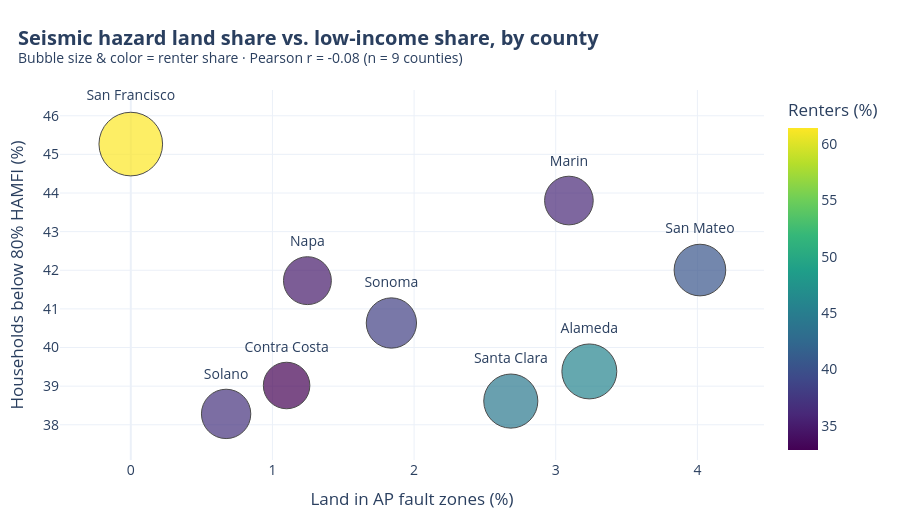

Notebook source saved alongside this figure:
### Markdown cell above
## Seismic Hazard Land Share to Low Income
Each bubble is one county. The x-axis is the % of the county’s land inside AP fault zones. The y-axis is the % of households earning below 80% of the area median income

### Code cell
cty = counties[["NAME","geometry"]].copy(); cty["km2"] = cty.area/1e6
ov = gpd.overlay(cty, ap_union, how="intersection"); ov["ap_km2"] = ov.area/1e6
cty = cty.merge(ov[["NAME","ap_km2"]], on="NAME", how="left").fillna({"ap_km2":0})
cty["pct_ap"] = 100*cty["ap_km2"]/cty["km2"]
bay_income["renter_pct"] = 100*bay_income["T8_est68"]/bay_income["T8_est1"]
cty = cty.merge(bay_income[["county","Percent below 80%","renter_pct"]], left_on="NAME", right_on="county")

r = np.corrcoef(cty["pct_ap"], cty["Percent below 80%"])[0, 1]
fig = px.scatter(cty, x="pct_ap", y="Percent below 80%", size="renter_pct", color="renter_pct",
                 text="NAME", size_max=45, color_continuous_scale="Viridis", hover_name="NAME",
                 hover_data={"NAME":False, "pct_ap":":.2f", "Percent below 80%":":.1f",
                             "renter_pct":":.1f", "ap_km2":":.1f"},
                 labels={"pct_ap":"Land in AP fault zones (%)", "Percent below 80%":"Households below 80% HAMFI (%)",
                         "renter_pct":"Renters (%)", "ap_km2":"AP zone area (km²)"})
fig.update_traces(textposition="top center", marker=dict(line=dict(width=1, color="black")))
style(fig, "Seismic hazard land share vs. low-income share, by county",
      f"Bubble size & color = renter share · Pearson r = {r:.2f} (n = 9 counties)").show()

### Figure 1 — Plotly figure (JSON) as saved in the notebook; plotly's stock layout.template omitted (floating-point values rounded to 4 significant figures)
{"data": [{"customdata": [["Sonoma", 38.35, 75.71], ["Contra Costa", 32.84, 21.66], ["Marin", 35.93, 43.51], ["San Mateo", 40.46, 47.63], ["Alameda", 45.81, 62.91], ["Santa Clara", 44.41, 90.35], ["Napa", 34.82, 25.59], ["Solano", 36.97, 15.51], ["San Francisco", 61.45, 0]], "hovertemplate": "<b>%{hovertext}</b><br><br>Land in AP fault zones (%)=%{x:.2f}<br>Households below 80% HAMFI (%)=%{y:.1f}<br>Renters (%)=%{marker.color:.1f}<br>AP zone area (km²)=%{customdata[2]:.1f}<extra></extra>", "hovertext": ["Sonoma", "Contra Costa", "Marin", "San Mateo", "Alameda", "Santa Clara", "Napa", "Solano", "San Francisco"], "legendgroup": "", "marker": {"color": [38.35, 32.84, 35.93, 40.46, 45.81, 44.41, 34.82, 36.97, 61.45], "coloraxis": "coloraxis", "line": {"color": "black", "width": 1}, "size": [38.35, 32.84, 35.93, 40.46, 45.81, 44.41, 34.82, 36.97, 61.45], "sizemode": "area", "sizeref": 0.03034, "symbol": "circle"}, "mode": "markers+text", "name": "", "orientation": "v", "showlegend": false, "text": ["Sonoma", "Contra Costa", "Marin", "San Mateo", "Alameda", "Santa Clara", "Napa", "Solano", "San Francisco"], "textposition": "top center", "type": "scatter", "x": [1.84, 1.1, 3.093, 4.018, 3.237, 2.683, 1.247, 0.673, 0.0], "xaxis": "x", "y": [40.63, 39.02, 43.8, 42.01, 39.38, 38.61, 41.73, 38.28, 45.27], "yaxis": "y"}], "layout": {"coloraxis": {"autocolorscale": false, "colorbar": {"title": {"text": "Renters (%)"}}, "colorscale": [[0, "#440154"], [0.1111, "#482878"], [0.2222, "#3e4989"], [0.3333, "#31688e"], [0.4444, "#26828e"], [0.5556, "#1f9e89"], [0.6667, "#35b779"], [0.7778, "#6ece58"], [0.8889, "#b5de2b"], [1, "#fde725"]]}, "font": {"size": 14}, "height": 520, "hoverlabel": {"font": {"size": 13}}, "legend": {"itemsizing": "constant", "orientation": "h", "tracegroupgap": 0, "y": -0.2}, "margin": {"b": 60, "l": 60, "r": 30, "t": 90}, "title": {"text": "<b>Seismic hazard land share vs. low-income share, by county</b><br><sup>Bubble size & color = renter share · Pearson r = -0.08 (n = 9 counties)</sup>", "x": 0.02}, "xaxis": {"anchor": "y", "domain": [0, 1], "title": {"text": "Land in AP fault zones (%)"}}, "yaxis": {"anchor": "x", "domain": [0, 1], "title": {"text": "Households below 80% HAMFI (%)"}}}}
